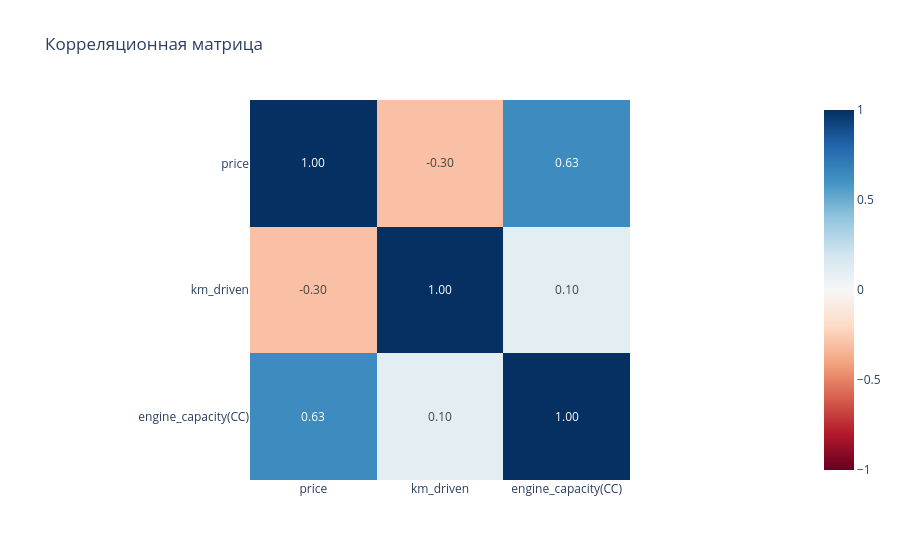

Notebook code cell kept with this figure:
### Code cell
fig = px.imshow(
    df[['price', 'km_driven', 'engine_capacity(CC)']].corr(), #вычисляем корреляционную матрицу
    title='Корреляционная матрица',
    color_continuous_scale='RdBu',
    zmin=-1,
    zmax=1,
    text_auto='.2f'  # Формат с двумя знаками после запятой
)

fig.show()

### Figure 1 — Plotly figure (JSON) as saved in the notebook; plotly's stock layout.template omitted (floating-point values rounded to 4 significant figures)
{"data": [{"coloraxis": "coloraxis", "hovertemplate": "x: %{x}<br>y: %{y}<br>color: %{z}<extra></extra>", "name": "0", "texttemplate": "%{z:.2f}", "type": "heatmap", "x": ["price", "km_driven", "engine_capacity(CC)"], "xaxis": "x", "y": ["price", "km_driven", "engine_capacity(CC)"], "yaxis": "y", "z": [[1.0, -0.2982, 0.6337], [-0.2982, 1.0, 0.1033], [0.6337, 0.1033, 1.0]]}], "layout": {"coloraxis": {"cmax": 1, "cmin": -1, "colorscale": [[0, "rgb(103,0,31)"], [0.1, "rgb(178,24,43)"], [0.2, "rgb(214,96,77)"], [0.3, "rgb(244,165,130)"], [0.4, "rgb(253,219,199)"], [0.5, "rgb(247,247,247)"], [0.6, "rgb(209,229,240)"], [0.7, "rgb(146,197,222)"], [0.8, "rgb(67,147,195)"], [0.9, "rgb(33,102,172)"], [1, "rgb(5,48,97)"]]}, "title": {"text": "Корреляционная матрица"}, "xaxis": {"anchor": "y", "constrain": "domain", "domain": [0, 1], "scaleanchor": "y"}, "yaxis": {"anchor": "x", "autorange": "reversed", "constrain": "domain", "domain": [0, 1]}}}
